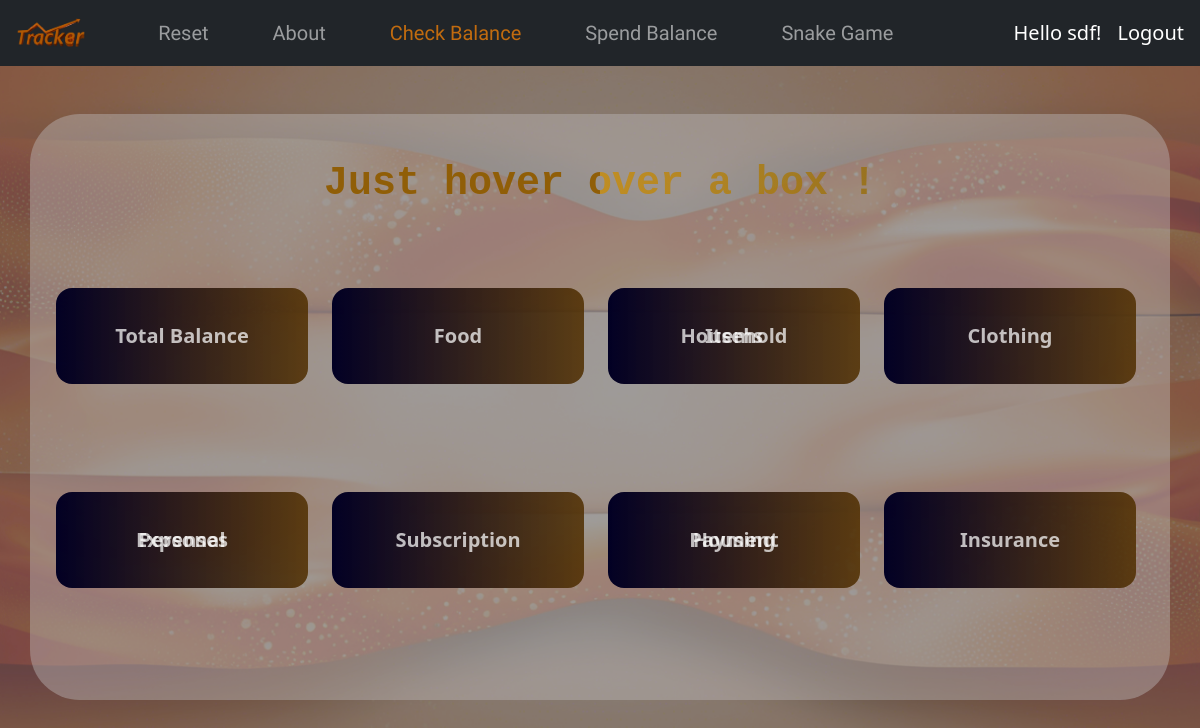
The page /checkBalance (signed in) on the database as committed earlier.
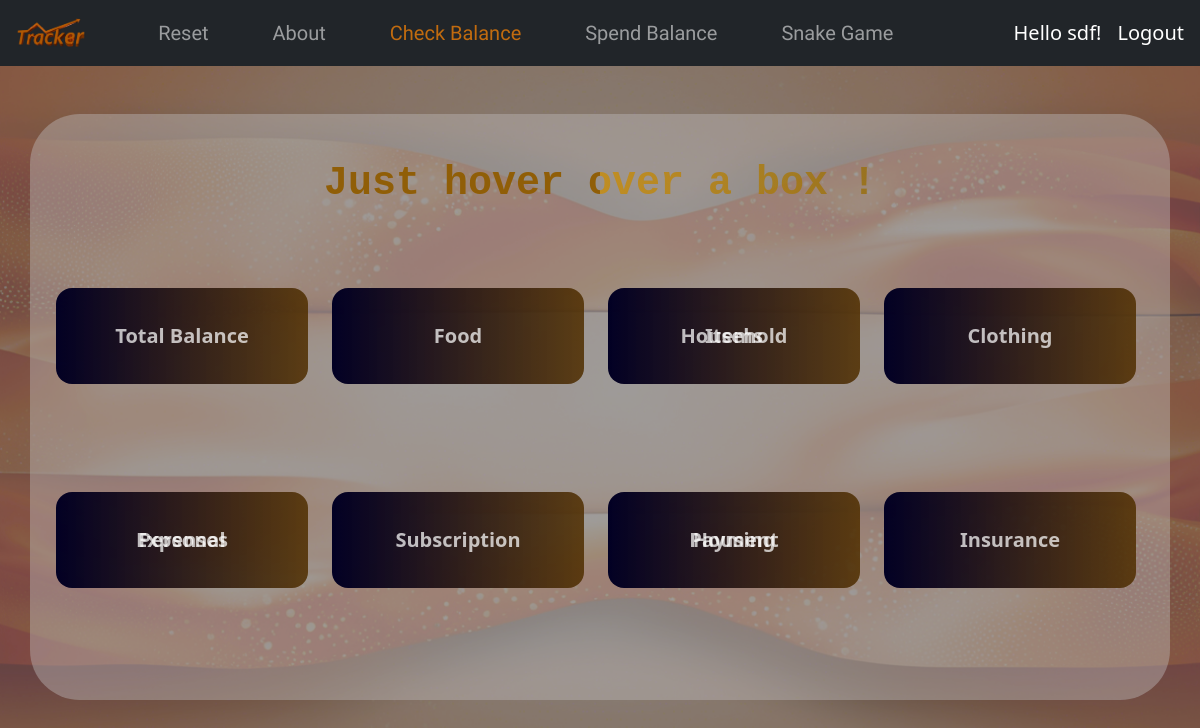
The same page on the database as committed later.
### models.py (models this page shows)
class User(db.Model):
    id = db.Column(db.Integer, primary_key=True)
    name = db.Column(db.String(80), nullable=False)
    email = db.Column(db.String(120), unique=True, nullable=False)
    password = db.Column(db.String(120), nullable=False)
    expenses = db.relationship('Expense', backref='user', lazy=True)

class Expense(db.Model):
    id = db.Column(db.Integer, primary_key=True)
    user_id = db.Column(db.Integer, db.ForeignKey('user.id'), nullable=False)
    total_balance = db.Column(db.Float, default=0)
    food = db.Column(db.Float, default=0)
    house_hold = db.Column(db.Float, default=0)
    clothing = db.Column(db.Float, default=0)
    personal_expense = db.Column(db.Float, default=0)
    subscription = db.Column(db.Float, default=0)
    housing_expense = db.Column(db.Float, default=0)
    insurance = db.Column(db.Float, default=0)
    other = db.Column(db.Float, default=0)

### app.py (the view)
@app.route('/checkBalance', methods=['GET'])
def checkBalance():
    user_id = session['user_id']
    if 'user_id' not in session:
        return redirect(url_for('login'))
    user_id = session['user_id']
    user_name = User.query.get(user_id).name
    balances = Expense.query.filter_by(user_id=user_id).first()
    if not balances:
        return "No balances found. Please initialize them first."
    return render_template('checkBalance.html', balances=balances, user_name=user_name)

### templates/checkBalance.html (shortened to what this page needs)
<!DOCTYPE html>
<html lang="en">
<head>
    <link rel="stylesheet" href="{{url_for('static', filename='css/CheckBalance.css')}} ">
    <link href="https://cdn.jsdelivr.net/npm/bootstrap@5.3.3/dist/css/bootstrap.min.css" rel="stylesheet">
    <link rel="stylesheet" href="css/animate.css">
    <link rel="stylesheet" href="https://cdnjs.cloudflare.com/ajax/libs/animate.css/4.1.1/animate.min.css"/>
    <link href="https://cdn.jsdelivr.net/npm/bootstrap@5.3.3/dist/css/bootstrap.min.css" rel="stylesheet">
    <link rel="stylesheet" href="https://code.jquery.com/ui/1.12.1/themes/base/jquery-ui.css">
<link href="https://cdn.jsdelivr.net/npm/bootstrap@5.0.2/dist/css/bootstrap.min.css" rel="stylesheet">
</head>
<body>
    <nav class="navbar navbar-expand-lg navbar-dark bg-dark animate__slideInDown animate__animated">
        <a class="navbar-brand" href="#">
            <img class="ms-3" src="{{ url_for('static', filename='images/logo.png') }}" width="70" height="40" alt="Logo">
        </a>
        <div class="collapse navbar-collapse justify-content-center" id="navbarNav">
            <ul class="navbar-nav">
                <li class="nav-item">
                    <a class="nav-link fs-5 me-5" href="{{ url_for('add_balance') }}">Reset</a>
                </li>
                <li class="nav-item">
                    <a class="nav-link fs-5 me-5" href="{{ url_for('about') }}">About</a>
                </li>
                <li class="nav-item">
                    <a class="nav-link fs-5 active me-5" href="{{ url_for('checkBalance') }}">Check Balance</a>
                </li>
                <li class="nav-item">
                    <a class="nav-link fs-5 me-5" href="{{ url_for('spend_balance_page') }}">Spend Balance</a>
                </li>
                <li class="nav-item">
                    <a class="nav-link fs-5 me-5" href="{{ url_for('snake_game') }}">Snake Game</a>
                </li>
            </ul>
        </div>
        <a class="navbar-brand">
            <a class="navbar-brand">Hello {{ user_name }}!</a>
            <a class="navbar-brand" href="{{ url_for('login')}}">Logout</a>
        </a>
    </nav>
<div class="container mt-5 ">
    <div class="heading h1 text-center fw-bold  p-3">Just hover over a box !</div>
    <div class="upper mt-4 pt-2   m-auto rounded-3 border-2">
        <div class="row mt-4  ">
            <div class="col-md-3 box-r-1 p-2 h-100">
                <div class="flip-box h-100  ">
                    <div class="flip-box-inner h-100">
                        <div class="flip-box-front animation animate__animated animate__slideInLeft h-100">
                            <div class="element   me-2 fw-bold bg-ch-secondary text-center rounded-4 p-5 ">
                                Total Balance
                            </div>
                        </div>
                        <div class="flip-box-back  bg-ch-secondary text-center rounded-4 p-5">
                            <div class="element text-center  fw-bold">
                                ${{balances.total_balance}}
                            </div>
                        </div>
                    </div>
                </div>
            </div>
            <div class="col-md-3 box-r-1 p-2">
                <div class="flip-box h-100  ">
                    <div class="flip-box-inner h-100">
                        <div class="flip-box-front animation animate__animated animate__fadeIn  h-100">
                            <div class="element   me-2 fw-bold bg-ch-secondary text-center rounded-4 p-5 ">
                                Food
                            </div>
                        </div>
                        <div class="flip-box-back bg-ch-secondary text-center rounded-4 p-5">
                            <div class="element fw-bold text-center">
                                ${{balances.food}}
                            </div>
                        </div>
                    </div>
                </div>
            </div>
            <div class="col-md-3 box-r-2 p-2">
                <div class="flip-box h-100  ">
                    <div class="flip-box-inner h-100">
                        <div class="flip-box-front animation animate__animated animate__fadeIn h-100">
                            <div class="element   me-2 fw-bold bg-ch-secondary text-center rounded-4 p-5 ">
                                Household Items
                            </div>
                        </div>
                        <div class="flip-box-back bg-ch-secondary text-center rounded-4 p-5">
                            <div class="element fw-bold text-center">
                                ${{balances.house_hold}}
                            </div>
                        </div>
                    </div>
                </div>
            </div>
            <div class="col-md-3 box-r-3 p-2">
                <div class="flip-box h-100 ">
                    <div class="flip-box-inner h-100">
                        <div class="flip-box-front animation animate__animated animate__slideInRight h-100">
                            <div class="element   me-2 fw-bold bg-ch-secondary text-center rounded-4 p-5 ">
                                Clothing
                            </div>
                        </div>
                        <div class="flip-box-back bg-ch-secondary text-center rounded-4 p-5">
                            <div class="element fw-bold text-center">
                                ${{balances.clothing}}
                            </div>
                        </div>
                    </div>
                </div>
            </div>
        </div>
    </div>
    <div class="lower m-auto mt-4 pt-3 ">
        <div class="row mt-5 ">
            <div class="col-md-3 p-2 h-100  margint-x-lg">
                <div class="flip-box h-100 ">
                    <div class="flip-box-inner h-100">
                        <div class="flip-box-front animation animate__animated animate__slideInLeft h-100">
                            <div class="element   me-2 fw-bold bg-ch-secondary text-center rounded-4 p-5 ">
                                Personal Expenses
                            </div>
                        </div>
                        <div class="flip-box-back  bg-ch-secondary text-center rounded-4 p-5">
                            <div class="element text-center  fw-bold">
                                ${{balances.personal_expense}}
                            </div>
                        </div>
                    </div>
                </div>
            </div>
            <div class="col-md-3 p-2 h-100  margint-x-lg">
                <div class="flip-box h-100 ">
                    <div class="flip-box-inner h-100">
                        <div class="flip-box-front animation animate__animated animate__fadeIn h-100">
                            <div class="element   me-2 fw-bold bg-ch-secondary text-center rounded-4 p-5 ">
                                Subscription
                            </div>
                        </div>
                        <div class="flip-box-back  bg-ch-secondary text-center rounded-4 p-5">
                            <div class="element text-center  fw-bold">
                                ${{balances.subscription}}
                            </div>
                        </div>
                    </div>
                </div>
            </div>
            <div class="col-md-3 p-2 h-100  margint-x-lg">
                <div class="flip-box h-100 ">
                    <div class="flip-box-inner h-100">
                        <div class="flip-box-front animation animate__animated animate__fadeIn h-100">
                            <div class="element   me-2 fw-bold bg-ch-secondary text-center rounded-4 p-5 ">
                                Housing Payment
                            </div>
                        </div>
                        <div class="flip-box-back  bg-ch-secondary text-center rounded-4 p-5">
                            <div class="element text-center  fw-bold">
                                ${{balances.housing_expense}}
                            </div>
                        </div>
                    </div>
                </div>
            </div>
            <div class="col-md-3 p-2 h-100  margint-x-lg">
                <div class="flip-box h-100 ">
                    <div class="flip-box-inner h-100">
                        <div class="flip-box-front animation animate__animated animate__slideInRight h-100">
                            <div class="element   me-2 fw-bold bg-ch-secondary text-center rounded-4 p-5 ">
                                Insurance
                            </div>
                        </div>
                        <div class="flip-box-back  bg-ch-secondary text-center rounded-4 p-5">
                            <div class="element text-center  fw-bold">
                                ${{balances.insurance}}
                            </div>
                        </div>
                    </div>
                </div>
            </div>
        </div>
    </div>
</div>
</body>

### static/css/CheckBalance.css (style rules this page uses)
.margint-x-lg { margin-top: 100px !important; }
.active { color: rgba(247, 131, 7, 0.75) !important; }
.nav-item { font-family: "Concert One", sans-serif !important; }
.rounded-4 { border-radius: 15px; }
.bg-ch-secondary { color: rgba(255, 255, 255, 0.723); background: linear-gradient(90deg, rgba(2,0,36,1) 0%, rgba(82, 49, 3, 0.878) 50%, rgba(7,60,70,1) 100%); background-size: 200% 200%; animation: gradientMove 15s linear infinite alternate-reverse; height: 100%; cursor: pointer; font-size: 20px; }
body { background: url(../images/check-balance-img.png) no-repeat; background-size: 100%; }
.container { background-color: rgba(189, 184, 184, 0.434); border-radius: 50px; padding: 30px 30px 200px 30px !important; overflow: hidden; }
.heading { font-family: 'Courier New', Courier, monospace; color: rgba(30, 31, 32, 0.812) !important; }
.flip-box { background-color: transparent; perspective: 1000px; }
.flip-box-inner { position: relative; width: 100%; height: 100%; transition: transform 0.6s; transform-style: preserve-3d; }
.flip-box-front, .flip-box-back { position: absolute; width: 100%; height: 100%; backface-visibility: hidden; }
.flip-box-back { position: absolute !important; }
.flip-box-back { transform: rotateY(180deg); }
.element { text-align: start !important; line-height: 0px; }
.heading { background: radial-gradient( circle at 100%, #8a6f2b, #644d08c8 50%, #c68d12dc 75%, #905e07 75% ); font-weight: 600; background-size: 200% auto; color: #000; background-clip: text; -webkit-text-fill-color: transparent; animation: animatedTextGradient 1.5s linear infinite; }

Rows that differ between the two databases and show on the page:
changed Expense: total_balance "2000.0" → "995.0"; food "20.0" → "5.0"; house_hold "20.0" → "10.0"; clothing "20.0" → "10.0"; personal_expense "20.0" → "10.0"; subscription "20.0" → "10.0"; housing_expense "20.0" → "10.0"; insurance "20.0" → "10.0"
